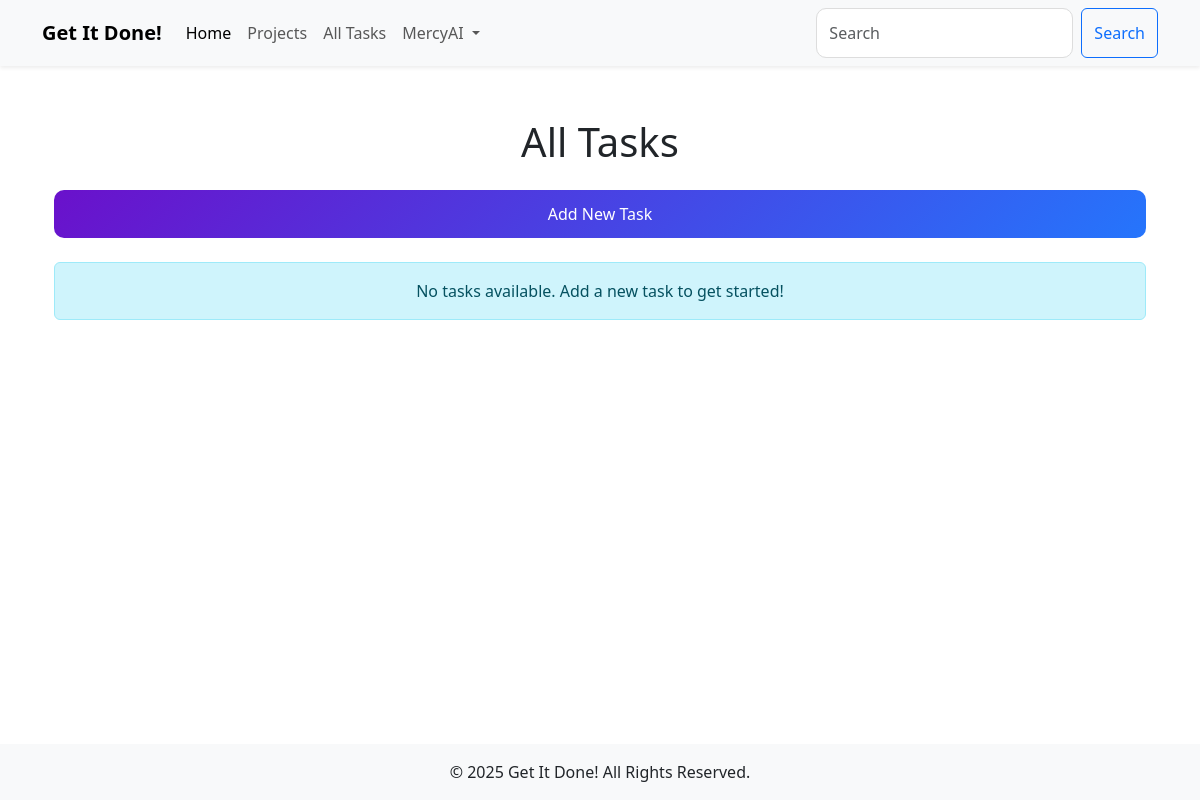
/tasks (signed in), run on an earlier commit of the app's database.
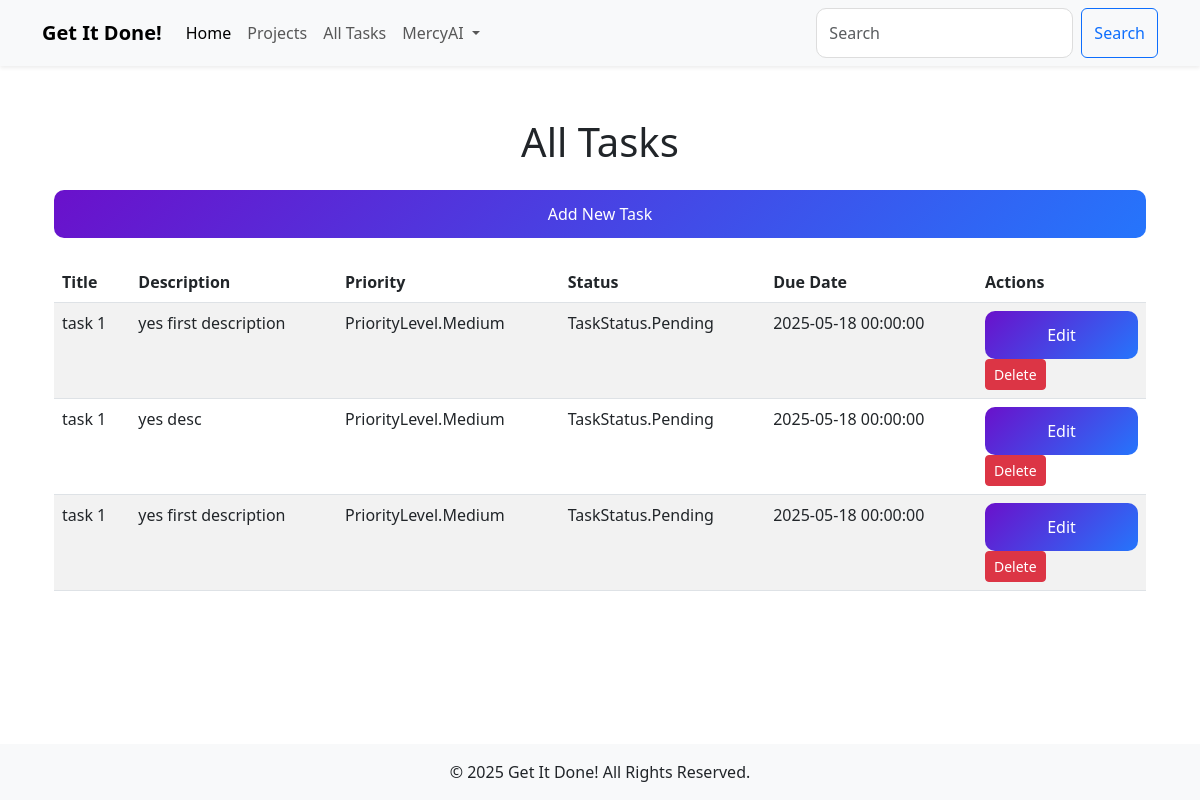
And on a later commit of the database.
### models.py (models this page shows, shortened)
class User(db.Model, UserMixin):
    id = db.Column(db.Integer, primary_key=True)
    username = db.Column(db.String(80), unique=True, nullable=False)
    email = db.Column(db.String(120), unique=True, nullable=False, index=True)
    password = db.Column(db.String(200), nullable=False)
    created_at = db.Column(db.DateTime, default=db.func.current_timestamp())
    updated_at = db.Column(db.DateTime, default=db.func.current_timestamp(), onupdate=db.func.current_timestamp())
    tasks = db.relationship('Task', backref='user', lazy='select')

class Task(db.Model):
    id = db.Column(db.Integer, primary_key=True)
    title = db.Column(db.String(200), nullable=False)
    description = db.Column(db.Text, nullable=False)
    due_date = db.Column(db.DateTime, nullable=False)
    created_at = db.Column(db.DateTime, default=db.func.current_timestamp())
    updated_at = db.Column(db.DateTime, default=db.func.current_timestamp(), onupdate=db.func.current_timestamp())
    priority = db.Column(Enum(PriorityLevel), nullable=False)
    status = db.Column(Enum(TaskStatus), nullable=False)
    deleted_at = db.Column(db.DateTime, nullable=True)
    user_id = db.Column(db.Integer, db.ForeignKey('user.id'), nullable=False, index=True)
    project_id = db.Column(db.Integer, db.ForeignKey('project.id'), nullable=True, index=True)  # Link to Project

### main.py (the view)
@app.route('/tasks')
@login_required
def tasks():
    form = BaseForm()
    tasks = Task.query.filter_by(user_id=current_user.id).order_by(Task.due_date.asc()).all()
    return render_template('tasks.html', tasks=tasks, form=form)

### main.py
class BaseForm(FlaskForm):
    pass    #Create an instance of the form class in every route that requires CSRF protection ie form = BaseForm()

### main.py (called while the page is built)
@login_manager.user_loader
def load_user(user_id):
    return User.query.get(int(user_id))

### templates/tasks.html (shortened to what this page needs)
{% extends 'base.html' %}
{% block content %}
<div class="container">
    <h1 class="mb-4 text-center">
        {% if project %}
        Tasks for Project: {{ project.name }}
        {% else %}
        All Tasks
        {% endif %}
    </h1>
    <a href="{{ url_for('add_task') }}" class="btn btn-primary mb-4">Add New Task</a>
    {% if tasks %}
    <table class="table table-striped">
        <thead>
            <tr>
                <th>Title</th>
                <th>Description</th>
                <th>Priority</th>
                <th>Status</th>
                <th>Due Date</th>
                <th>Actions</th>
            </tr>
        </thead>
        <tbody>
            {% for task in tasks %}
            <tr>
                <td>{{ task.title }}</td>
                <td>{{ task.description or "No description" }}</td>
                <td>{{ task.priority }}</td>
                <td>{{ task.status }}</td>
                <td>{{ task.due_date or "No due date" }}</td>
                <td>
                    <a href="{{ url_for('edit_task', task_id=task.id) }}" class="btn btn-sm btn-primary">Edit</a>
                    <form method="POST" action="{{ url_for('delete_task', task_id=task.id) }}" class="d-inline">
                        <button type="submit" class="btn btn-sm btn-danger">Delete</button>
                    </form>
                </td>
            </tr>
            {% endfor %}
        </tbody>
    </table>
    {% else %}
    <div class="alert alert-info text-center">No tasks available. Add a new task to get started!</div>
    {% endif %}
</div>
{% endblock %}

### templates/base.html (shortened to what this page needs)
<!DOCTYPE html>
<html lang="en">
<head>
    <link href="https://cdn.jsdelivr.net/npm/bootstrap@5.3.0/dist/css/bootstrap.min.css" rel="stylesheet">
    <link rel="stylesheet" href="{{ url_for('static', filename='css/style.css') }}">
</head>
<body class="d-flex flex-column min-vh-100">
    <nav class="navbar navbar-expand-lg navbar-light bg-light fixed-top shadow-sm">
        <div class="container">
            <a class="navbar-brand fw-bold" href="{{ url_for('index') }}">Get It Done!</a>
            <div class="collapse navbar-collapse" id="navbarNav">
                <ul class="navbar-nav me-auto">
                    <li class="nav-item">
                        <a class="nav-link active" href="{{ url_for('index') }}">Home</a>
                    </li>
                    <li class="nav-item">
                        <a class="nav-link" href="{{ url_for('projects') }}">Projects</a>
                    </li>
                    <li class="nav-item">
                        <a class="nav-link" href="{{ url_for('tasks') }}">All Tasks</a>
                    </li>
                    {% if current_user.is_authenticated %}
                    <li class="nav-item dropdown">
                        <a class="nav-link dropdown-toggle" href="#" id="userDropdown" role="button" data-bs-toggle="dropdown" aria-expanded="false">
                            {{ current_user.username }}
                        </a>
                    </li>
                    {% endif %}
                </ul>
                <form class="d-flex ms-auto">
                    <input class="form-control me-2" type="search" placeholder="Search" aria-label="Search">
                    <button class="btn btn-outline-primary" type="submit">Search</button>
                </form>
            </div>
        </div>
    </nav>
    <main class="container my-5 flex-grow-1">
        {% block content %}{% endblock %}
    </main>
    <footer class="bg-light text-center py-3 mt-auto">
        <p class="mb-0">© 2025 Get It Done! All Rights Reserved.</p>
    </footer>
</body>
</html>

### static/css/style.css (style rules this page uses)
body { padding-top: 70px; }
.form-control { border-radius: 10px; padding: 0.75rem; font-size: 1rem; border: 1px solid #ddd; }
.btn-primary { background: linear-gradient(135deg, #6a11cb, #2575fc); border: none; padding: 0.75rem; font-size: 1rem; border-radius: 10px; width: 100%; transition: all 0.3s ease; }
.btn-primary { background: linear-gradient(135deg, #6a11cb, #2575fc); border: none; color: #fff; padding: 0.75rem; font-size: 1rem; border-radius: 10px; transition: all 0.3s ease; }
.btn-primary { background: linear-gradient(135deg, #6a11cb, #2575fc); border: none; transition: all 0.3s ease; }

What changed in the data, as far as the page shows it:
added Task: title "task 1", description "yes first description", priority "PriorityLevel.Medium", status "TaskStatus.Pending", due_date "2025-05-18 00:00:00"
added Task: title "task 1", description "yes desc", priority "PriorityLevel.Medium", status "TaskStatus.Pending", due_date "2025-05-18 00:00:00"
added Task: title "task 1", description "yes first description", priority "PriorityLevel.Medium", status "TaskStatus.Pending", due_date "2025-05-18 00:00:00"
Also different on the page:
text no longer shown: "No tasks available. Add a new task to get started!"
text now shown: "Title Description Priority Status Due Date Actions"
